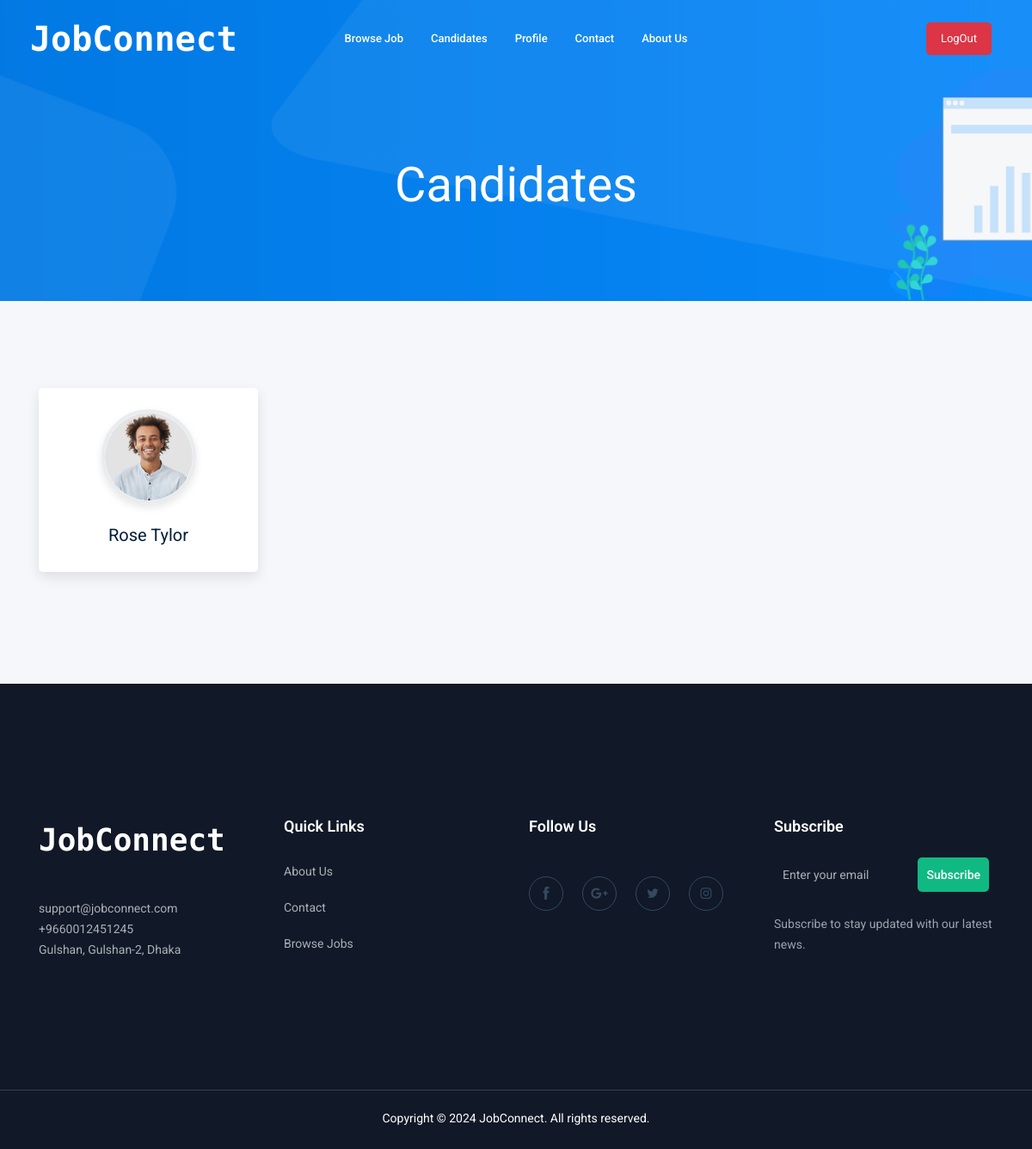
/candidates (signed in), run on the app's committed database.
### users/models.py (models this page shows, shortened)
class Candidate(models.Model):
    GENDER_CHOICES = [
        ('Male', 'Male'),
        ('Female', 'Female'),
        ('Others', 'Others')
    ]
    user = models.OneToOneField(User, on_delete=models.CASCADE, blank=False, null=False)
    photo = models.ImageField(upload_to='candidate_photos/', blank=False, null=False)
    phone_number = models.CharField(max_length=20, blank=False, null=False)
    dob = models.DateField(blank=False, null=False)
    gender = models.CharField(max_length=6, choices=GENDER_CHOICES, blank=False, null=False)
    address = models.CharField(max_length=200, blank=False, null=False)
    current_company = models.CharField(max_length=100, blank=False, null=False)
    current_role = models.CharField(max_length=100, blank=False, null=False)
    skills = models.TextField(blank=False, null=False)
    portfolio_link = models.URLField(blank=False, null=False)
    experience_on_field = models.PositiveIntegerField(blank=False, null=False)
    resume = models.FileField(upload_to='candidate_resumes/', blank=False, null=False)

### users/views.py (the view)
# urls.py: path('candidates', views.candidates, name='candidates'),
@login_required
def candidates(request):
    candidates = Candidate.objects.all()
    return render(request, "Candidates.html", {"candidates": candidates})

### templates/Candidates.html (shortened to what this page needs)
{% extends 'Base.html' %} {% load static %} {% block extra-styles %}
<link rel="stylesheet" href="{% static 'css/slick.css' %}" />
<link
  rel="stylesheet"
  href="https://cdn.jsdelivr.net/npm/bootstrap@5.3.1/dist/css/bootstrap.min.css"
/>
{% endblock %} {% block title %}Candidates{% endblock %} {% block content %}
<div class="bradcam_area bradcam_bg_1">
  <div class="container">
    <div class="row">
      <div class="col-xl-12">
        <div class="bradcam_text">
          <h3>Candidates</h3>
        </div>
      </div>
    </div>
  </div>
</div>
<div class="featured_candidates_area candidate_page_padding">
  {% if candidates %}
  <div class="container">
    <div class="row g-4">
      {% for candidate in candidates %}
      <div class="col-md-6 col-lg-3">
        <a
          href="{% url 'candidate_details' candidate.id %}"
          class="text-decoration-none"
        >
          <div class="single_candidates">
            <div class="thumb">
              <img
                src="{{ candidate.photo.url }}"
                alt="{{ candidate.user.username }}"
              />
            </div>
            <h4>{{ candidate.user.username }}</h4>
          </div>
        </a>
      </div>
      {% endfor %}
    </div>
  </div>
  {% else %}
  <h1 class="text-center mt-5 mb-5 none-text">No Candidates Found</h1>
  {% endif %}
</div>
{% endblock %}

### templates/Candidates.html (style rules this page uses)
.bradcam_area { background: linear-gradient(to right, #6a11cb, #2575fc); padding: 60px 0; color: #fff; text-align: center; }
.bradcam_text h3 { font-size: 48px; font-weight: bold; margin: 0; }
.featured_candidates_area { padding: 60px 0; background-color: #f8f9fa; }
.single_candidates { background: #fff; border-radius: 15px; box-shadow: 0 6px 15px rgba(0, 0, 0, 0.1); transition: all 0.3s ease; padding: 20px; text-align: center; }
.single_candidates .thumb { width: 120px; height: 120px; margin: 0 auto 15px; border-radius: 50%; overflow: hidden; border: 4px solid #e9ecef; box-shadow: 0 4px 10px rgba(0, 0, 0, 0.1); }
.single_candidates .thumb img { width: 100%; height: 100%; object-fit: cover; }
.single_candidates h4 { font-size: 18px; font-weight: 600; margin: 10px 0; color: #333; }

### data on the page
Candidate: photo (picture), user.username "Rose Tylor"
